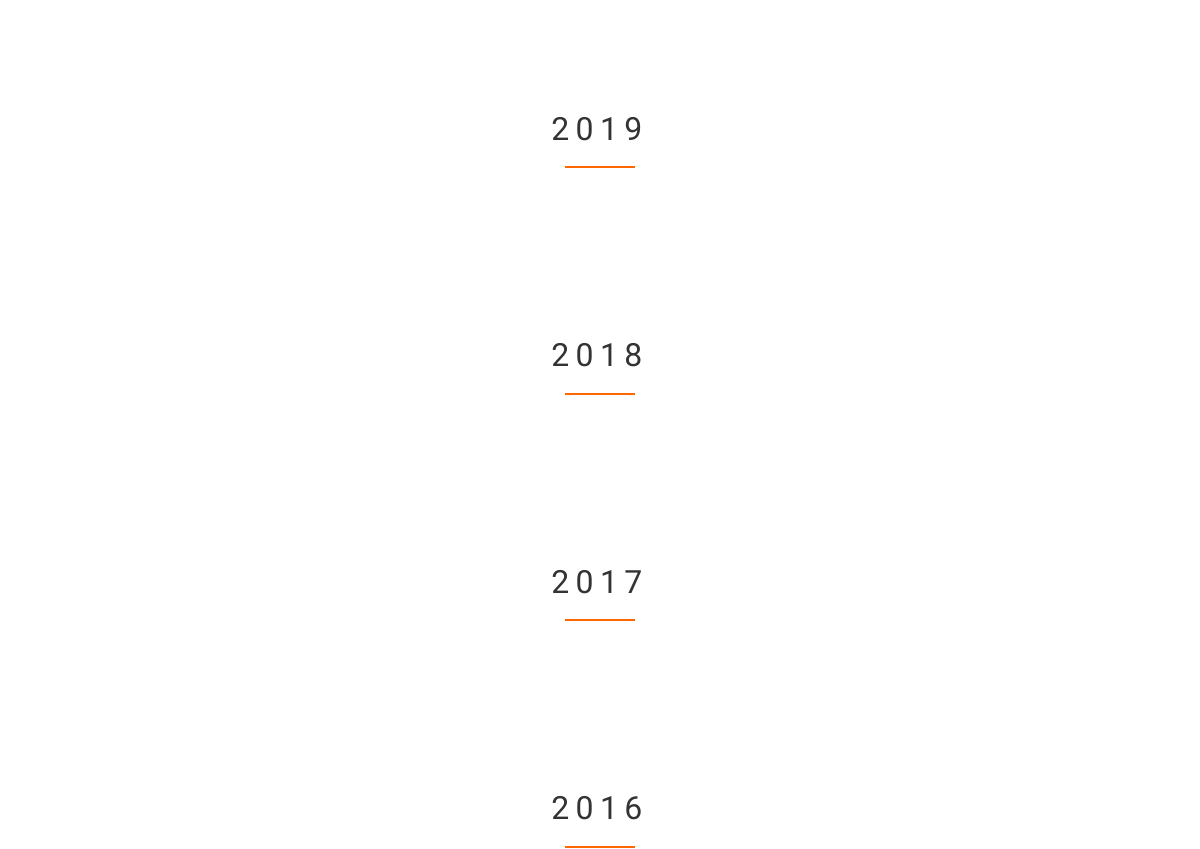
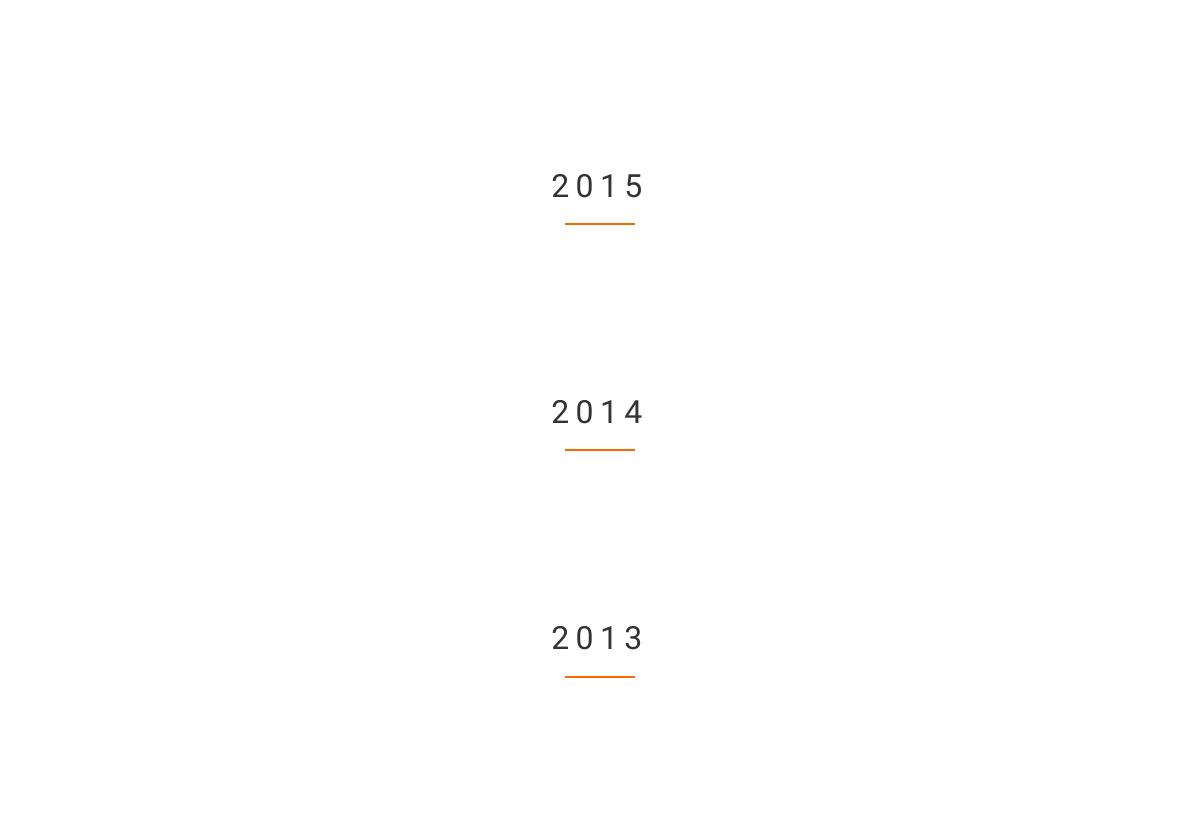
The app's page /index.php/gallery (middle part), older data (2 pictures, top to bottom).
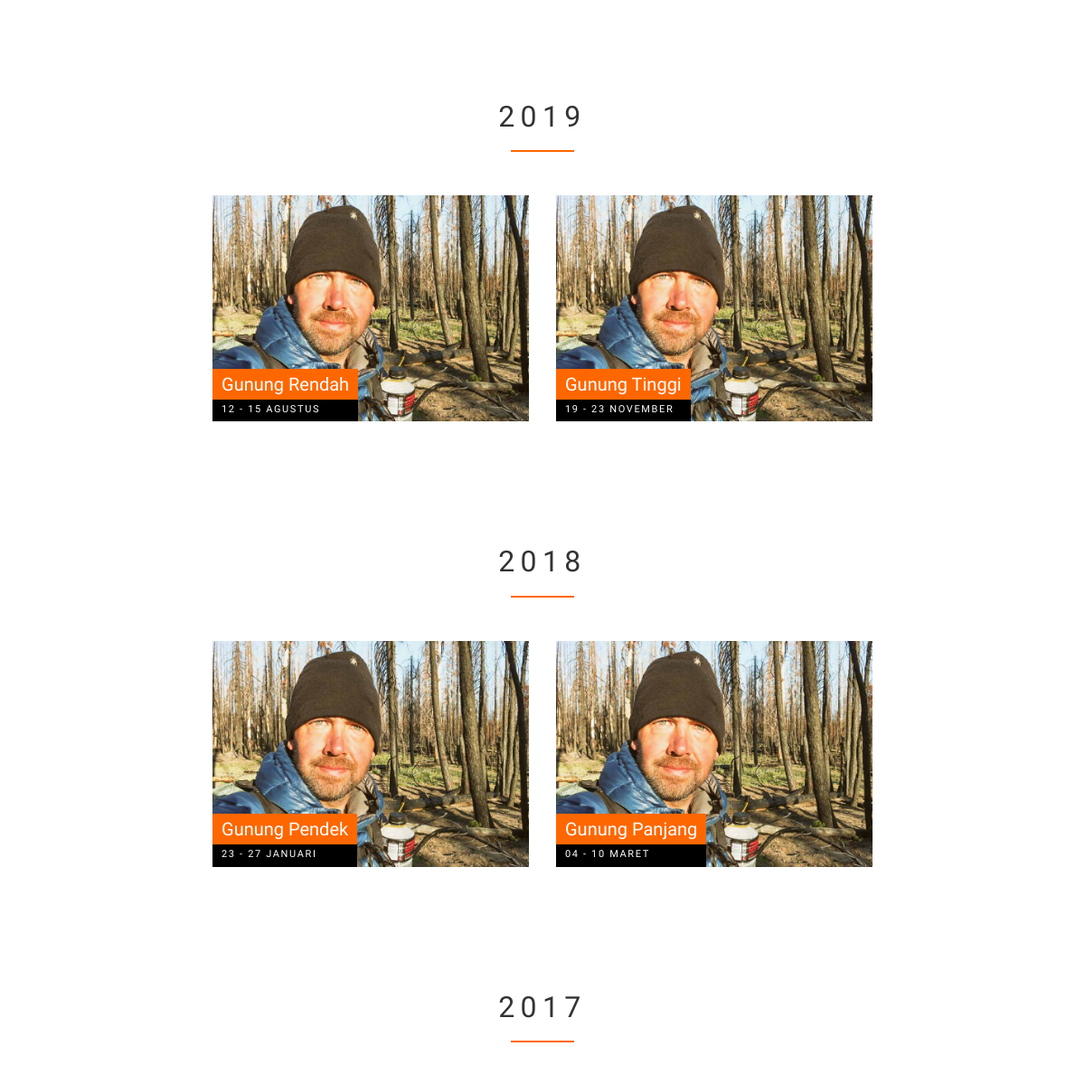
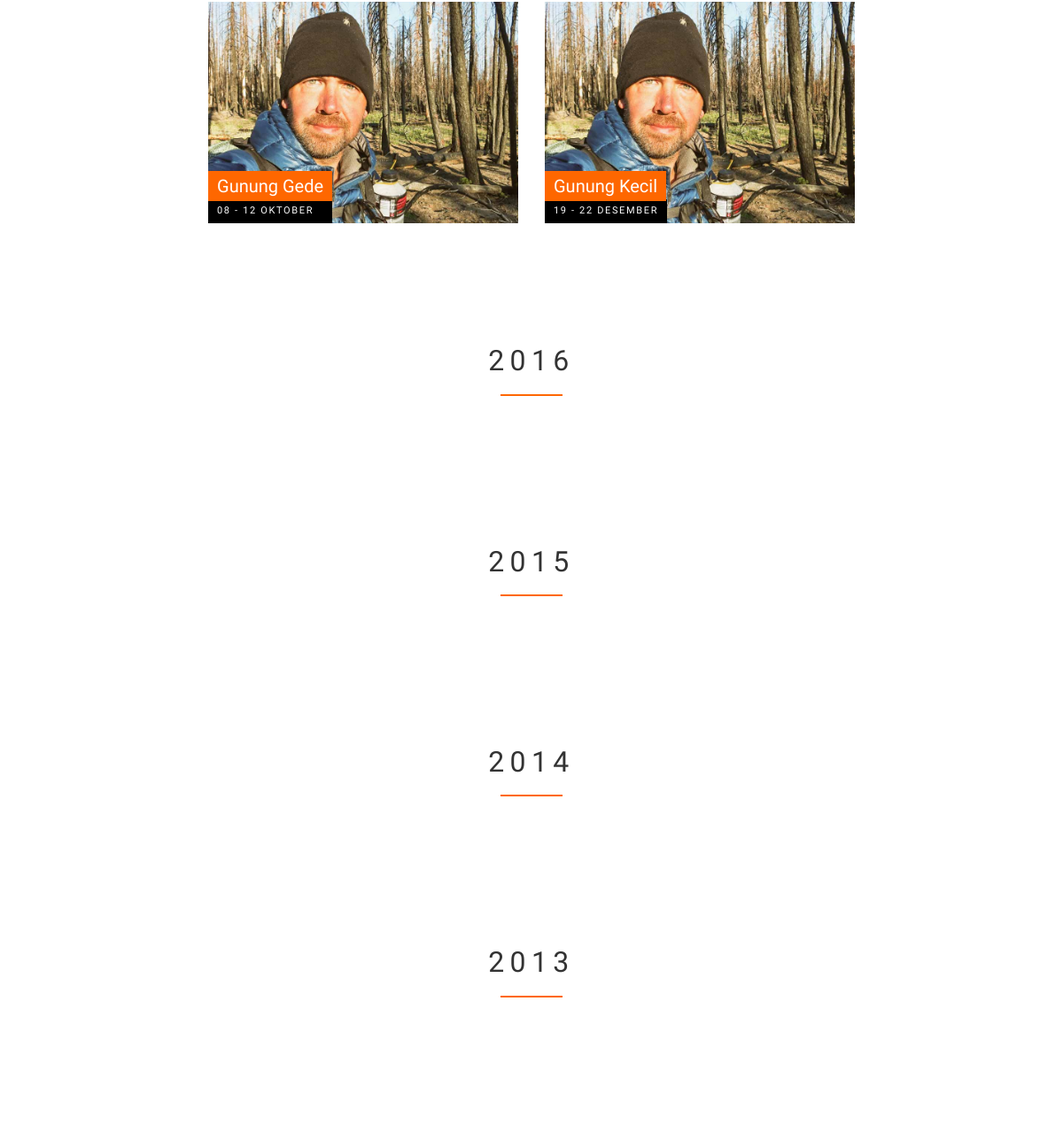
The same page, newer data (2 pictures, top to bottom).
### tables this page shows
CREATE TABLE `gallery` (
  `id_gallery` int(11) NOT NULL,
  `picture` varchar(200) NOT NULL,
  `tripDate` varchar(100) NOT NULL,
  `year` int(11) NOT NULL,
  `tripName` varchar(100) NOT NULL,
  `detail` text NOT NULL
);

### application/controllers/Gallery.php (called while the page is built, shortened)
<?php
class Gallery extends CI_Controller {
	public function __construct()
	{
		$this->load->model('Gallery_model', 'gm');
	}
	public function index()
	{
		$data['get_a'] = $this->gm->get_a();
		$data['get_b'] = $this->gm->get_b();
		$data['get_c'] = $this->gm->get_c();
		$data['get_d'] = $this->gm->get_d();
		$data['get_e'] = $this->gm->get_e();
		$data['get_f'] = $this->gm->get_f();
		$data['get_g'] = $this->gm->get_g();
		$data['get_h'] = $this->gm->get_h();
		$data['get_i'] = $this->gm->get_i();
		$data['get_j'] = $this->gm->get_j();
		$data['get_k'] = $this->gm->get_k();
		$data['get_l'] = $this->gm->get_l();
		$this->load->view('user/gallery', $data);
	}
}

### index.php (called while the page is built, shortened)
<?php
require_once BASEPATH.'core/CodeIgniter.php';

### application/models/Gallery_model.php (called while the page is built, shortened)
<?php
class Gallery_model extends CI_Model {
	public function get_a()
	{
		return $this->db->where('year', 2017)
						->get('gallery')->result();
	}
	public function get_b()
	{
		return $this->db->where('year', 2018)
						->get('gallery')->result();
	}
	public function get_c()
	{
		return $this->db->where('year', 2019)
						->get('gallery')->result();
	}
}

### application/views/user/gallery.php (the view, shortened to what this page needs)
<!DOCTYPE html>
<html lang="en">
  <head>
    <link rel="stylesheet" href="<?=base_url()?>assets/fonts/icomoon/style.css">
    <link rel="stylesheet" href="<?=base_url()?>assets/css/bootstrap.min.css">
    <link rel="stylesheet" href="<?=base_url()?>assets/css/magnific-popup.css">
    <link rel="stylesheet" href="<?=base_url()?>assets/css/jquery-ui.css">
    <link rel="stylesheet" href="<?=base_url()?>assets/css/owl.carousel.min.css">
    <link rel="stylesheet" href="<?=base_url()?>assets/css/owl.theme.default.min.css">
    <link rel="stylesheet" href="<?=base_url()?>assets/css/bootstrap-datepicker.css">
    <link rel="stylesheet" href="<?=base_url()?>assets/css/mediaelementplayer.css">
    <link rel="stylesheet" href="<?=base_url()?>assets/css/animate.css">
    <link rel="stylesheet" href="<?=base_url()?>assets/fonts/flaticon/font/flaticon.css">
    <link rel="stylesheet" href="<?=base_url()?>assets/css/fl-bigmug-line.css">
    <link rel="stylesheet" href="https://use.fontawesome.com/releases/v5.6.3/css/all.css">
    <link rel="stylesheet" href="<?=base_url()?>assets/css/aos.css">
    <link rel="stylesheet" href="<?=base_url()?>assets/css/style.css">
  </head>
  <body>
  <div class="site-section">
      <div class="container">
        <div class="row">
          <div class="site-section-heading text-center w-border col-md-6 mx-auto">
            <h2 class="mb-5">2019</h2>
          </div>
        </div>
        <div class="row justify-content-center">
          <?php foreach ($get_c as $c) { ?>
            <div class="col-md-6 col-lg-4 mb-3">
              <a href="<?=base_url()?>index.php/Gallery/detail/<?php echo $c->id_gallery; ?>" class="unit-9">
                <div class="image"
                  style="background-image: url('<?=base_url()?>assets/uploads/<?php echo $c->picture; ?>');">
                </div>
                <div class="unit-9-content">
                  <h2><?php echo $c->tripName; ?></h2>
                    <span><?php echo $c->tripDate; ?></span>
                </div>
              </a>
            </div>
          <?php }?>
        </div>
      </div>
      <div class="container" style="margin-top: 120px;">
        <div class="row">
          <div class="site-section-heading text-center w-border col-md-6 mx-auto">
            <h2 class="mb-5">2018</h2>
          </div>
        </div>
        <div class="row justify-content-center">
          <?php foreach ($get_b as $b) { ?>
            <div class="col-md-6 col-lg-4 mb-3">
              <a href="trip1.html" class="unit-9">
                <div class="image"
                  style="background-image: url('<?=base_url()?>assets/uploads/<?php echo $b->picture; ?>');">
                </div>
                <div class="unit-9-content">
                  <h2><?php echo $b->tripName; ?></h2>
                  <span><?php echo $b->tripDate; ?></span>
                </div>
              </a>
            </div>
          <?php }?>
        </div>
      </div>
      <div class="container" style="margin-top: 120px;">
        <div class="row">
          <div class="site-section-heading text-center w-border col-md-6 mx-auto">
            <h2 class="mb-5">2017</h2>
          </div>
        </div>
        <div class="row justify-content-center">
          <?php foreach ($get_a as $a) { ?>
            <div class="col-md-6 col-lg-4 mb-3">
              <a href="trip1.html" class="unit-9">
                <div class="image"
                  style="background-image: url('<?=base_url()?>assets/uploads/<?php echo $a->picture; ?>');">
                </div>
                <div class="unit-9-content">
                  <h2><?php echo $a->tripName; ?></h2>
                  <span><?php echo $a->tripDate; ?></span>
                </div>
              </a>
            </div>
          <?php }?>
        </div>
      </div>
      <div class="container" style="margin-top: 120px;">
        <div class="row">
          <div class="site-section-heading text-center w-border col-md-6 mx-auto">
            <h2 class="mb-5">2016</h2>
          </div>
        </div>
      </div>
      <div class="container" style="margin-top: 120px;">
        <div class="row">
          <div class="site-section-heading text-center w-border col-md-6 mx-auto">
            <h2 class="mb-5">2015</h2>
          </div>
        </div>
      </div>
      <div class="container" style="margin-top: 120px;">
        <div class="row">
          <div class="site-section-heading text-center w-border col-md-6 mx-auto">
            <h2 class="mb-5">2014</h2>
          </div>
        </div>
      </div>
      <div class="container" style="margin-top: 120px;">
        <div class="row">
          <div class="site-section-heading text-center w-border col-md-6 mx-auto">
            <h2 class="mb-5">2013</h2>
          </div>
        </div>
      </div>
    </div>
  </body>
</html>

### assets/css/style.css (style rules this page uses)
body { line-height: 1.7; font-weight: 400; font-size: 1rem; color: #333; font-family: "Nunito Sans", -apple-system, BlinkMacSystemFont, "Segoe UI", Roboto, "Helvetica Neue", Arial, sans-serif, "Apple Color Emoji", "Segoe UI Emoji", "Segoe UI Symbol", "Noto Color Emoji"; }
h1, h2, h3, h5, h4 { font-family: 'Oswald', sans-serif; }
a { -webkit-transition: .3s all ease; -o-transition: .3s all ease; transition: .3s all ease; }
.site-section { padding: 3em 0; }
@media (min-width: 768px) { .site-section { padding: 7em 0; } }
.padded-multi-line-primary, .unit-9 h2 { display: inline; background: #fe6700; -webkit-box-shadow: 10px 0 0 #fe6700, 0px 0 0 #fe6700; box-shadow: 10px 0 0 #fe6700, 0px 0 0 #fe6700; }
.padded-multi-line-black, .unit-9 span { display: inline; background: #000; -webkit-box-shadow: 10px 0 0 #000, 0px 0 0 #000; box-shadow: 10px 0 0 #000, 0px 0 0 #000; }
.unit-9 { background-size: cover; background-position: center center; background-repeat: none; height: 250px; position: relative; display: block; overflow: hidden; }
.unit-9 .image { background-size: cover; background-position: center center; -webkit-transition: .3s all ease-in-out; -o-transition: .3s all ease-in-out; transition: .3s all ease-in-out; height: 250px; -webkit-transition: .3s all ease; -o-transition: .3s all ease; transition: .3s all ease; -webkit-transform: scale(1.05); -ms-transform: scale(1.05); transform: scale(1.05); }
.unit-9 .unit-9-content { -webkit-transition: .3s all ease-in-out; -o-transition: .3s all ease-in-out; transition: .3s all ease-in-out; position: absolute; bottom: 0; }
.unit-9 h2 { padding-left: 10px; padding-top: 5px; padding-bottom: 5px; color: #fff; font-size: 20px; margin-bottom: 0; }
.unit-9 span { background: #000; display: block; color: #fff; padding-left: 10px; padding-top: 4px; padding-bottom: 4px; font-size: 11px; letter-spacing: .15em; text-transform: uppercase; }
.site-section-heading h2 { font-size: 2rem; letter-spacing: .2em; text-transform: uppercase; }
.site-section-heading.w-border h2 { position: relative; padding-bottom: 20px; display: inline-block; }
.site-section-heading.w-border h2:after { position: absolute; content: ""; width: 70px; left: 0; bottom: 0; height: 2px; background: #fe6700; }
.site-section-heading.w-border.text-center h2:after { left: 50%; -webkit-transform: translateX(-50%); -ms-transform: translateX(-50%); transform: translateX(-50%); }

Row changes from the older to the newer data that the page shows:
added gallery: picture (picture), tripName "Gunung Rendah", tripDate "12 - 15 AGUSTUS", shown under "2019"
added gallery: picture (picture), tripName "Gunung Tinggi", tripDate "19 - 23 NOVEMBER", shown under "2019"
added gallery: picture (picture), tripName "Gunung Pendek", tripDate "23 - 27 JANUARI", shown under "2018"
added gallery: picture (picture), tripName "Gunung Panjang", tripDate "04 - 10 MARET", shown under "2018"
added gallery: picture (picture), tripName "Gunung Gede", tripDate "08 - 12 OKTOBER", shown under "2017"
added gallery: picture (picture), tripName "Gunung Kecil", tripDate "19 - 22 DESEMBER", shown under "2017"
